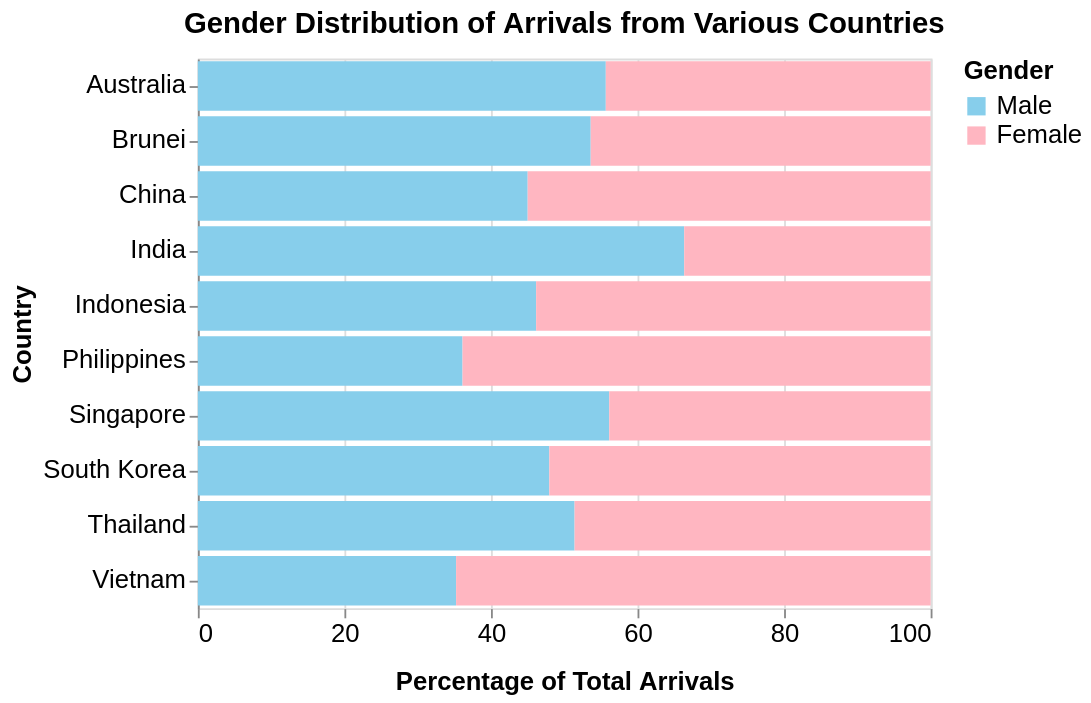

The specification (Vega-Lite) saved for this image:
### Vega-Lite specification from a JSON file in a GitHub repository (floating-point values rounded to 4 significant figures)
{"$schema": "https://vega.github.io/schema/vega-lite/v5.json", "title": {"text": "Gender Distribution of Arrivals from Various Countries", "fontSize": 16, "titlePadding": 20, "align": "center", "dy": -7}, "data": {"values": [{"country": "Singapore", "gender": "Male", "percentage": 56.14}, {"country": "Singapore", "gender": "Female", "percentage": 43.86}, {"country": "Brunei", "gender": "Male", "percentage": 53.61}, {"country": "Brunei", "gender": "Female", "percentage": 46.39}, {"country": "Australia", "gender": "Male", "percentage": 55.67}, {"country": "Australia", "gender": "Female", "percentage": 44.33}, {"country": "China", "gender": "Male", "percentage": 45.01}, {"country": "China", "gender": "Female", "percentage": 54.99}, {"country": "India", "gender": "Male", "percentage": 66.37}, {"country": "India", "gender": "Female", "percentage": 33.63}, {"country": "Indonesia", "gender": "Male", "percentage": 46.16}, {"country": "Indonesia", "gender": "Female", "percentage": 53.84}, {"country": "Philippines", "gender": "Male", "percentage": 36.12}, {"country": "Philippines", "gender": "Female", "percentage": 63.88}, {"country": "South Korea", "gender": "Male", "percentage": 47.96}, {"country": "South Korea", "gender": "Female", "percentage": 52.04}, {"country": "Thailand", "gender": "Male", "percentage": 51.41}, {"country": "Thailand", "gender": "Female", "percentage": 48.59}, {"country": "Vietnam", "gender": "Male", "percentage": 35.24}, {"country": "Vietnam", "gender": "Female", "percentage": 64.76}]}, "selection": {"GenderSelection": {"type": "single", "fields": ["gender"], "bind": {"input": "select", "options": [null, "Male", "Female"], "labels": ["Both", "Male", "Female"], "name": "Select Gender"}, "empty": "all"}}, "transform": [{"filter": {"or": [{"field": "gender", "equal": {"selection": "GenderSelection"}}, {"selection": "GenderSelection", "empty": "all"}]}}], "mark": "bar", "encoding": {"x": {"field": "percentage", "type": "quantitative", "axis": {"title": "Percentage of Total Arrivals", "titlePadding": 12, "titleFontSize": 14, "labelFontSize": 14, "format": ".0f", "grid": true, "labelAngle": 0, "tickCount": 6, "domain": false}, "scale": {"domain": [0, 100]}}, "y": {"field": "country", "type": "nominal", "axis": {"title": "Country", "labelAngle": 0, "titleFontSize": 14, "labelFontSize": 14}}, "color": {"field": "gender", "type": "nominal", "scale": {"domain": ["Male", "Female"], "range": ["#87CEEB", "#FFB6C1"]}, "legend": {"title": "Gender", "orient": "right", "titleFontSize": 14, "labelFontSize": 14, "labelPadding": 12}}, "tooltip": [{"field": "country", "type": "nominal", "title": "Country"}, {"field": "gender", "type": "nominal", "title": "Gender"}, {"field": "percentage", "type": "quantitative", "title": "Percentage of Arrivals", "format": ".1f"}]}, "width": 400, "height": 300}
